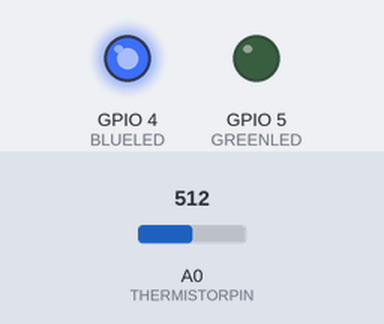
This sketch was run on a simulated ESP8266 (NodeMCU). Parts: output pins drawn as LEDs (lit = HIGH). The inputs (shaded band) are chosen by the test bench; at power-on: A0 (THERMISTORPIN) = 512. WiFi joins after 1.5 s; servers stay silent unless stated.

Above: at 0.1 s.
At 0.8 s:
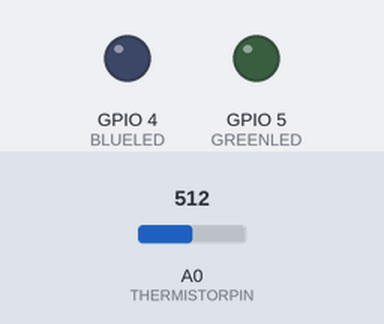
At 1.6 s:
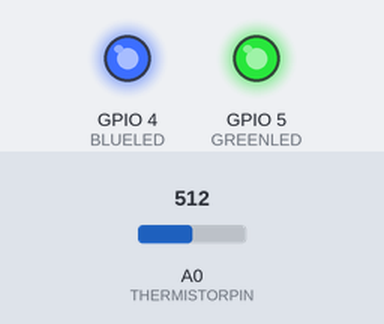
Timing chart, 0 to 3.1 s (numbered marks = the images above):
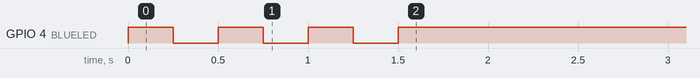

The sketch:

temperatureSensor.ino
```cpp
#include <ESP8266WiFi.h>
#include <WiFiClient.h>
#include <ESP8266WebServer.h>
#include <ESP8266mDNS.h>
const char *ssid = "";
const char *password = "";
ESP8266WebServer server ( 80 );

float temperature;
// which analog pin to connect
#define THERMISTORPIN A0
// resistance at 25 degrees C
#define THERMISTORNOMINAL 20000
// temp. for nominal resistance (almost always 25 C)
#define TEMPERATURENOMINAL 25
// how many samples to take and average, more takes longer
// but is more 'smooth'
#define NUMSAMPLES 5
// The beta coefficient of the thermistor (usually 3000-4000)
#define BCOEFFICIENT 3950
// the value of the 'other' resistor
#define SERIESRESISTOR 10000

#define BLUELED 4
#define GREENLED 5

uint16_t samples[NUMSAMPLES];

void handleRoot() {
    char temperature_temp[6];
    dtostrf(temperature, 4, 2, temperature_temp);

    char temp[400];
    int sec = millis() / 1000;
    int min = sec / 60;
    int hr = min / 60;
    snprintf ( temp, 400,
"{uptime: %02d:%02d:%02d, temp: %s, name:'office'}",
        hr, min % 60, sec % 60, temperature_temp
    );
    server.send ( 200, "application/json", temp );
}
void handleNotFound() {
    String message = "File Not Found\n\n";
    message += "URI: ";
    message += server.uri();
    message += "\nMethod: ";
    message += ( server.method() == HTTP_GET ) ? "GET" : "POST";
    message += "\nArguments: ";
    message += server.args();
    message += "\n";
    for ( uint8_t i = 0; i < server.args(); i++ ) {
        message += " " + server.argName ( i ) + ": " + server.arg ( i ) + "\n";
    }
    server.send ( 404, "text/plain", message );
}


void setup(void) {
  Serial.begin(9600);
  WiFi.begin ( ssid, password );
  Serial.println ( "" );

  // Blue LED
  pinMode(BLUELED, OUTPUT);

  // Green LED
  pinMode(GREENLED, OUTPUT);
  // Wait for connection
  while ( WiFi.status() != WL_CONNECTED ) {
      digitalWrite(BLUELED, HIGH);
      delay ( 250 );
      digitalWrite(BLUELED, LOW);
      delay(250);
  }

  digitalWrite(BLUELED, HIGH);
  server.on ( "/", handleRoot );
  server.onNotFound ( handleNotFound );
  server.begin();
}

void loop(void) {
  digitalWrite(GREENLED, HIGH);
  server.handleClient();
  uint8_t i;
  float average;

  // take N samples in a row, with a slight delay
  for (i=0; i< NUMSAMPLES; i++) {
   samples[i] = analogRead(THERMISTORPIN);
   delay(10);
  }

  // average all the samples out
  average = 0;
  for (i=0; i< NUMSAMPLES; i++) {
     average += samples[i];
  }
  average /= NUMSAMPLES;

  // convert the value to resistance
  average = 1023 / average - 1;
  average = SERIESRESISTOR / average;

  // (R/Ro)
  temperature = average / THERMISTORNOMINAL;
  // ln(R/Ro)
  temperature = log(temperature);
  // 1/B * ln(R/Ro)
  temperature /= BCOEFFICIENT;
  // + (1/To)
  temperature += 1.0 / (TEMPERATURENOMINAL + 273.15);
  // Invert
  temperature = 1.0 / temperature;
  // convert to C
  temperature -= 273.15;
}
```
